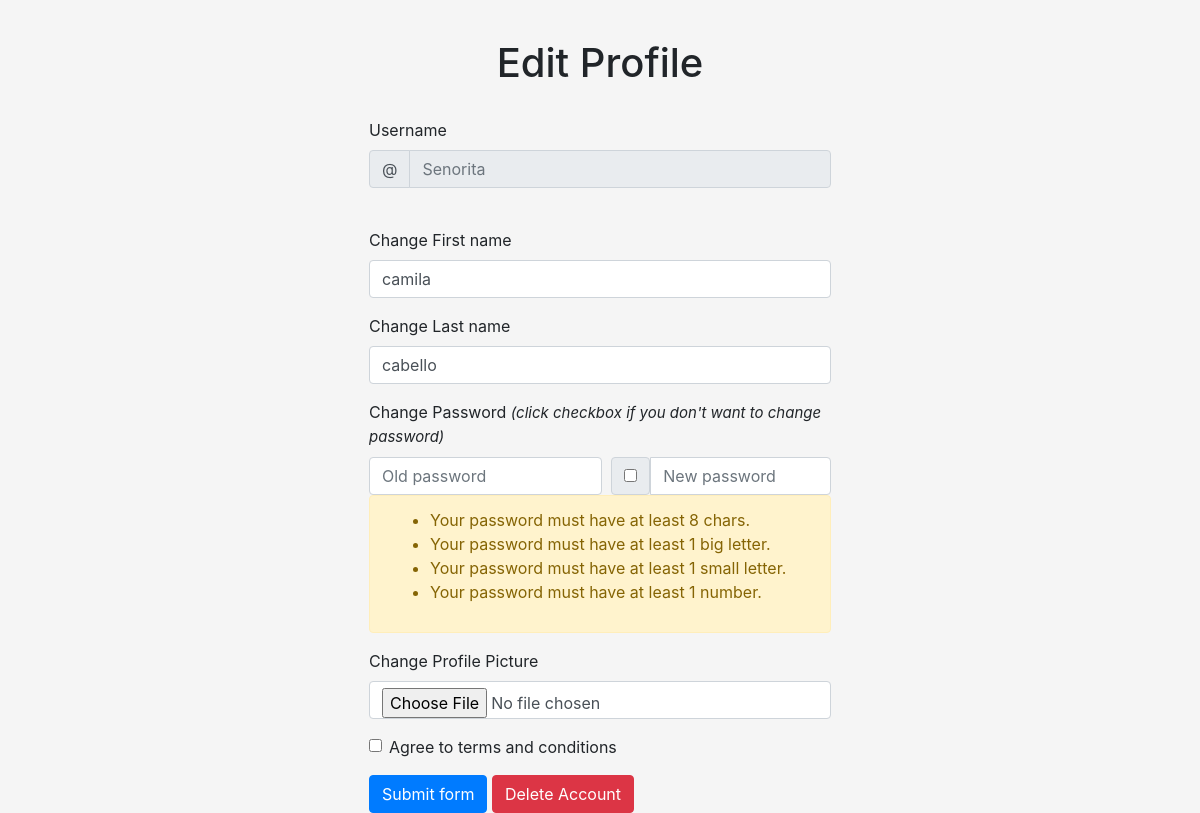
/profile/edit (signed in), run on the app's committed database.
### app.py (models this page shows)
class App_user(db.Model, UserMixin):
    __tablename__ = 'app_user'
    id = db.Column(db.Integer, autoincrement = True, primary_key = True)
    username = db.Column(db.String, nullable = False, unique = True)
    first_name = db.Column(db.String, nullable = False)
    profile_pic = db.Column(db.String, nullable = False)
    last_name = db.Column(db.String, nullable = False)
    password = db.Column(db.String, nullable = False)

### app.py (the view, shortened to what this page needs)
@app.route("/profile/edit", methods = ["GET", "POST"])
@login_required
def edit_profile():
    if request.args.get("invalid")!=None:
        return render_template("edit_profile.html", condition = "fail")
    return render_template("edit_profile.html")

### app.py (called while the page is built)
@login_manager.user_loader
def load_user(user):
    return App_user.query.get(int(user))

### templates/edit_profile.html (shortened to what this page needs)
<!DOCTYPE html>
<html lang="en">
<head>
    <link rel="stylesheet" href="https://cdn.jsdelivr.net/npm/bootstrap@4.3.1/dist/css/bootstrap.min.css">
</head>
<body>
    <div class="col-lg-8 m-auto d-block">
        <form name = "edit_profile" class="needs-validation" action="" method="POST" enctype="multipart/form-data" novalidate>
            <h1 align=center id="heading">Edit Profile</h1>
            <div class="form-group">
                <label for="validationCustomUsername">Username</label>
                <div class="input-group">
                  <div class="input-group-prepend">
                    <span class="input-group-text" id="inputGroupPrepend">@</span>
                  </div>
                  <input class="form-control" id="disabledInput" type="text" placeholder="{{current_user.username}}" disabled>
                </div>
              </div>
              <br>
              <div class="form-group">
                <label for="validationCustom01">Change First name</label>
                <input type="text" name="fname" class="form-control" id="validationCustom01" placeholder="First name" value="{{current_user.first_name}}" required>
              </div>
              <div class="form-group">
                <label for="validationCustom02">Change Last name</label>
                <input type="text" name="lname" class="form-control" id="validationCustom02" placeholder="Last name" value="{{current_user.last_name}}" required>
              </div>
            <div class="form-group">
              <label for="validationCustom03">Change Password <i style="font-size: 15px;">(click checkbox if you don't want to change password)</i></label>
              <div style="display: flex;">
                <input type="password" name="old_pwd" class="form-control validate" id="validationCustom03" placeholder="Old password" required>
                <div class="input-group">
                  <div class="input-group-text">
                  <input type="checkbox" onchange="document.getElementById('inputValidationEx2').disabled = this.checked; valueChanged();" name='new_pass_added' class='new_pass_added'/>
                  </div>
                  <input type="text" name="new_pwd" class="form-control" id="inputValidationEx2" placeholder="New password" pattern="(?=.*[a-z])(?=.*[A-Z])(?=.*\d)[a-zA-Z\d]{8,}" required>
                </div>
              </div>
              <div class="rules alert alert-warning password-alert" role="alert" id="rules">
                <ul>
                  <li class="requirements leng"> Your password must have at least 8 chars.</li>
                  <li class="requirements big-letter"> Your password must have at least 1 big letter.</li>
                  <li class="requirements big-letter"> Your password must have at least 1 small letter.</li>
                  <li class="requirements num"> Your password must have at least 1 number.</li>
                </ul>
              </div>
            </div>
            <div class="form-group">
              <label>Change Profile Picture</label>
            <div class="mb-3">
              <input type="file" class="form-control" name="pfp" aria-label="file example">
            </div>
          </div>
            <div class="form-group">
              <div class="form-check">
                <input class="form-check-input" type="checkbox" value="" id="invalidCheck" required>
                <label class="form-check-label" for="invalidCheck">
                  Agree to terms and conditions
                </label>
              </div>
            </div>
            <button class="btn btn-primary" type="submit" name="action" value="update">Submit form</button>
            <button class="btn btn-danger" type="submit" name="action" value="delete">Delete Account</button>
          </form>
        </div>
</body>
</html>

### templates/edit_profile.html (style rules this page uses)
.needs-validation { padding-left: 20%; padding-right: 20%; padding-top: 5%; }
#heading { padding-bottom: 5%; }
body { align-items: center; background-color: #f5f5f5; }

### data on the page
App_user: username "Senorita", fname "camila", lname "cabello"
